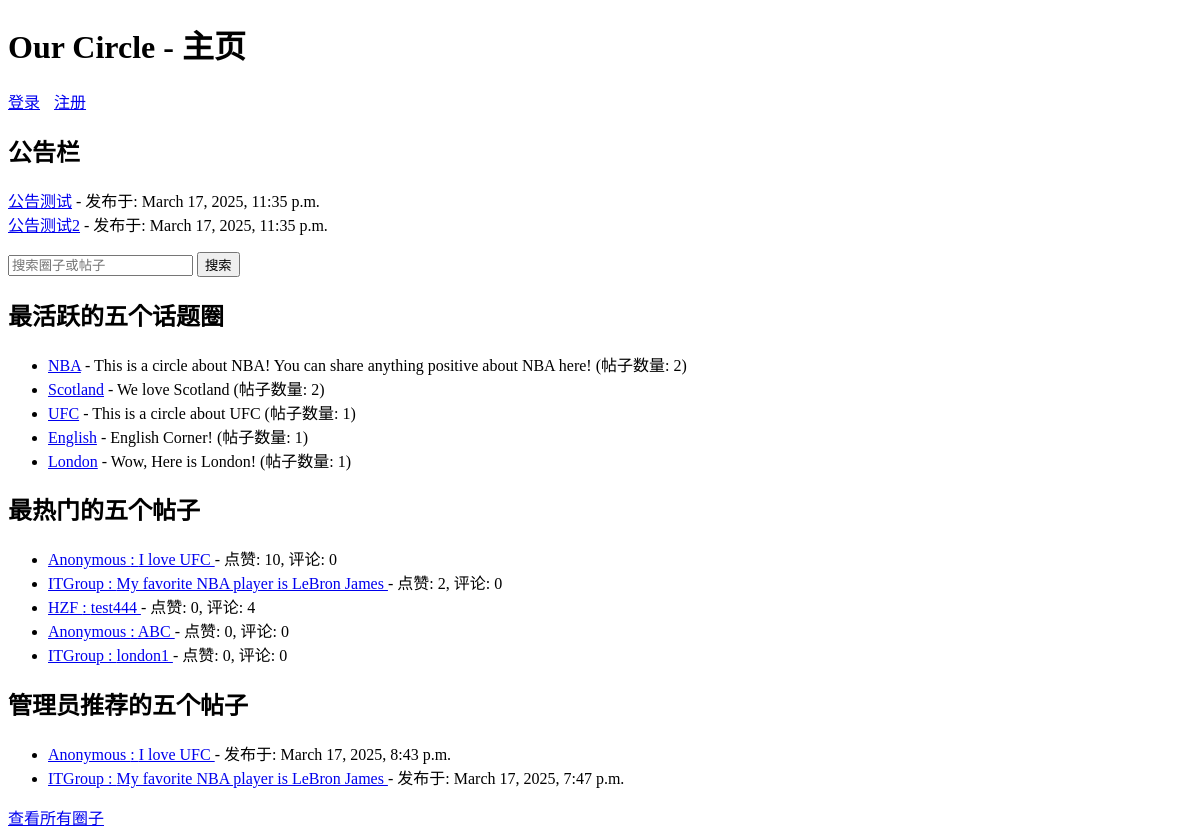
The page / on the database its author committed.
### forum/models.py (models this page shows, shortened)
class Announcement(models.Model):
    title = models.CharField(max_length=200, verbose_name="公告标题")
    content = models.TextField(verbose_name="公告内容")
    created_at = models.DateTimeField(auto_now_add=True, verbose_name="创建时间")
    created_by = models.ForeignKey(GUser, on_delete=models.SET_NULL, null=True, verbose_name="创建者")
    is_pinned = models.BooleanField(default=False, verbose_name="是否置顶")  # 新增置顶字段
    class Meta:
        ordering = ['-is_pinned', '-created_at']

class TopicCircle(models.Model):
    name = models.CharField(max_length=100, unique=True)
    description = models.TextField(blank=True)
    created_at = models.DateTimeField(auto_now_add=True)
    created_by = models.ForeignKey(GUser, on_delete=models.SET_NULL, null=True, limit_choices_to={'is_admin': True})  # 仅管理员创建
    is_active = models.BooleanField(default=True)

class Post(models.Model):
    user = models.ForeignKey(GUser, on_delete=models.CASCADE)
    circle = models.ForeignKey(TopicCircle, on_delete=models.CASCADE)
    content = models.TextField()
    is_anonymous = models.BooleanField(default=False)
    nickname = models.CharField(max_length=50, blank=True, null=True)  # 匿名时使用
    location = models.CharField(max_length=100, blank=True, null=True)  # 可选实时位置
    created_at = models.DateTimeField(auto_now_add=True)
    likes = models.IntegerField(default=0)
    dislikes = models.IntegerField(default=0)
    is_pinned = models.BooleanField(default=False)
    is_recommended = models.BooleanField(default=False)

class GUser(AbstractUser):
    email = models.EmailField(unique=True)  # 邮箱作为唯一标识
    anonymous_nicknames = models.JSONField(default=list, blank=True)  # 存储多个匿名昵称
    is_admin = models.BooleanField(default=False)  # 区分普通用户和管理员

### forum/views.py (the view, shortened to what this page needs)
# urls.py: path('', views.home, name='home'),
def home(request):
    circles = TopicCircle.objects.filter(is_active=True).annotate(
        post_count=Count('post')
    ).order_by('-post_count')[:5]
    popular_posts = Post.objects.annotate(
        comment_count=Count('comment')
    ).order_by('-likes', '-comment_count')[:5]
    announcements = Announcement.objects.all()
    recommended_posts = Post.objects.filter(is_recommended=True).order_by('-created_at')[:5]  # 新增推荐帖子
    search_query = request.GET.get('search', '')
    search_results = None
    return render(request, 'forum/home.html', {
        'circles': circles,
        'popular_posts': popular_posts,
        'announcements': announcements,
        'recommended_posts': recommended_posts,  # 传递推荐帖子
        'search_query': search_query,
        'search_results': search_results
    })

### forum/templates/forum/home.html (shortened to what this page needs)
<!DOCTYPE html>
<html>
<head>
</head>
<body>
    <h1>Our Circle - 主页</h1>
    <div class="nav-links">
        {% if user.is_authenticated %}
            <span>欢迎，{{ user.username }}！</span>
            <a href="{% url 'profile' %}">个人资料</a>
            {% if user.is_admin %}
                <a href="{% url 'admin_dashboard' %}">仪表板</a>
            {% endif %}
            <form method="post" action="{% url 'logout' %}" style="display:inline;">
                {% csrf_token %}
                <button type="submit">退出登录</button>
            </form>
        {% else %}
            <a href="{% url 'login' %}">登录</a>
            <a href="{% url 'register' %}">注册</a>
        {% endif %}
    </div>
    <h2>公告栏</h2>
    <ul class="announcement-list">
        {% for announcement in announcements %}
            <li>
                <a href="{% url 'announcement_detail' announcement.id %}">{{ announcement.title }}</a>
                - 发布于: {{ announcement.created_at }}
            </li>
        {% empty %}
            <li>暂无公告。</li>
        {% endfor %}
    </ul>
    <form class="search-form" method="get" action="{% url 'search' %}">
        <input type="text" name="search" value="{{ search_query }}" placeholder="搜索圈子或帖子">
        <button type="submit">搜索</button>
    </form>
    {% if search_results %}
        <h2>搜索结果</h2>
        <h3>匹配的圈子</h3>
        <ul>
            {% for circle in search_results.circles %}
                <li>
                    <a href="{% url 'circle_detail' circle.id %}">{{ circle.name }}</a>
                    - {{ circle.description }} (帖子数量: {{ circle.post_count }})
                </li>
            {% empty %}
                <li>无匹配圈子。</li>
            {% endfor %}
        </ul>
        <h3>匹配的帖子</h3>
        <ul>
            {% for post in search_results.posts %}
                <li>
                    <a href="{% url 'post_detail' post.id %}">
                        {% if post.is_anonymous %}
                            {{ post.nickname|default:"Anonymous" }}
                        {% else %}
                            {{ post.user.username }}
                        {% endif %}
                        : {{ post.content|truncatechars:100 }}
                    </a>
                    - 评论数: {{ post.comment_count }}
                </li>
            {% empty %}
                <li>无匹配帖子。</li>
            {% endfor %}
        </ul>
    {% else %}
        <h2>最活跃的五个话题圈</h2>
        <ul>
            {% for circle in circles %}
                <li>
                    <a href="{% url 'circle_detail' circle.id %}">{{ circle.name }}</a>
                    - {{ circle.description }} (帖子数量: {{ circle.post_count }})
                </li>
            {% empty %}
                <li>暂无活跃话题圈。</li>
            {% endfor %}
        </ul>
        <h2>最热门的五个帖子</h2>
        <ul>
            {% for post in popular_posts %}
                <li>
                    <a href="{% url 'post_detail' post.id %}">
                        {% if post.is_anonymous %}
                            {{ post.nickname|default:"Anonymous" }}
                        {% else %}
                            {{ post.user.username }}
                        {% endif %}
                        : {{ post.content|truncatechars:100 }}
                    </a>
                    - 点赞: {{ post.likes }}, 评论: {{ post.comment_count }}
                </li>
            {% empty %}
                <li>暂无热门帖子。</li>
            {% endfor %}
        </ul>
        <h2>管理员推荐的五个帖子</h2>
        <ul>
            {% for post in recommended_posts %}
                <li>
                    <a href="{% url 'post_detail' post.id %}">
                        {% if post.is_anonymous %}
                            {{ post.nickname|default:"Anonymous" }}
                        {% else %}
                            {{ post.user.username }}
                        {% endif %}
                        : {{ post.content|truncatechars:100 }}
                    </a>
                    - 发布于: {{ post.created_at }}
                </li>
            {% empty %}
                <li>暂无推荐帖子。</li>
            {% endfor %}
        </ul>
    {% endif %}
    <a href="{% url 'all_circles' %}">查看所有圈子</a>
</body>
</html>

### forum/templates/forum/home.html (style rules this page uses)
.nav-links { margin-top: 10px; }
.nav-links a, .nav-links form { margin-right: 10px; display: inline; }
.search-form { margin: 10px 0; }
.announcement-list, .post-list { list-style-type: none; padding: 0; }

### rows shown on the page
Announcement: title "公告测试", created_at "March 17, 2025, 11:35 p.m."
Announcement: title "公告测试2", created_at "March 17, 2025, 11:35 p.m."
TopicCircle: name "NBA", description "This is a circle about NBA! You can share anything positive about NBA here!", post_count "2"
TopicCircle: name "Scotland", description "We love Scotland", post_count "2"
TopicCircle: name "UFC", description "This is a circle about UFC", post_count "1"
TopicCircle: name "English", description "English Corner!", post_count "1"
TopicCircle: name "London", description "Wow, Here is London!", post_count "1"
Post: nickname "Anonymous", content "I love UFC", likes "10", comment_count "0", created_at "March 17, 2025, 8:43 p.m."
Post: user.username "ITGroup", content "My favorite NBA player is LeBron James", likes "2", comment_count "0", created_at "March 17, 2025, 7:47 p.m."
Post: user.username "HZF", content "test444", likes "0", comment_count "4"
Post: nickname "Anonymous", content "ABC", likes "0", comment_count "0"
Post: user.username "ITGroup", content "london1", likes "0", comment_count "0"
